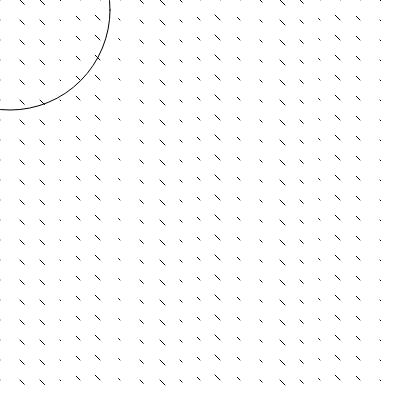
Frame 1 (no input)
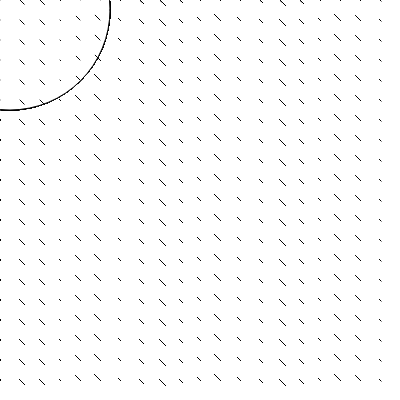
Frame 60 (no input)
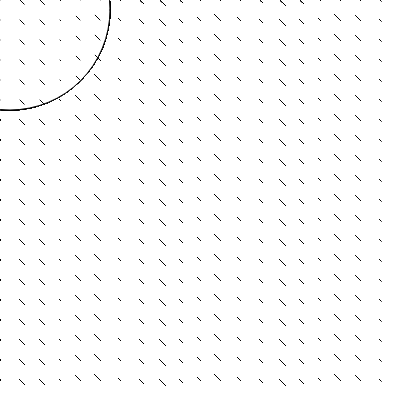
Frame 120 (the mouse pressed at the canvas centre since frame 60)

The p5.js sketch that drew these frames (run headless with seeded random() and noise() and a simulated clock; from frame 60 on, the mouse is pressed at the canvas centre):

// p5.js sketch
// ── sketch.js

//make a 2D array of p5.js vector objects
//use modulo to make the map wrap-around

const FIELD_W = 20;
const FIELD_H = 20;
const SCALE = 20;
const XEQ = (x, y) => sin(x);
const YEQ = (x, y) => cos(y);

class Vector_Field {
	constructor(w, h){
		this.w = w;
		this.h = h;
		this.xEq;
		this.yEq;
		this.field = this.createArray(this.w, this.h);
	}
	createArray(length) {
		var arr = new Array(length || 0),
			i = length;

		if (arguments.length > 1) {
			var args = Array.prototype.slice.call(arguments, 1);
			while(i--) arr[length-1 - i] = this.createArray.apply(this, args);
		}
		return arr;
	}
	setEqs(xEq, yEq){
		this.xEq = xEq;
		this.yEq = xEq;
	}
	initialize(){
		for (let x = 0; x < this.w; x++){
			for (let y = 0; y < this.h; y++){
				this.field[x][y] = createVector(this.xEq(x,y), this.yEq(x,y));
			}
		}
	}
	draw(){
		for (let x = 0; x < this.w; x++){
			for (let y = 0; y < this.h; y++){
				line(x * SCALE, y * SCALE, x * SCALE + this.field[x][y].x*5, y * SCALE + this.field[x][y].y*5);
			}
		}
	}
}
let field;


function setup() {
	createCanvas(FIELD_W * SCALE, FIELD_H * SCALE);
	field = new Vector_Field(FIELD_W, FIELD_H);
	field.setEqs(XEQ, YEQ);
	field.initialize();
}

function draw() {
  // put drawing code here
  ellipse(10, 10, 200, 200);
  field.draw();
}
